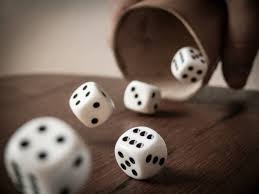
#> input picture Computer vision/lista 2/a.jfif, 259 x 194 px
$ python lista-2.py
#> lines starting #> are read from the running program, lines starting #| are printed output that depends on the picture; after the words box and inside, x2 and y2 are one past the last pixel; in counts of white or black regions, pixels touching at a corner belong together
import numpy as np
import cv2
from PIL import Image
from pathlib import Path
import matplotlib.pyplot as plt
from matplotlib.widgets import Slider


BASE_DIR = Path(__file__).resolve().parent
path = BASE_DIR / "a.jfif"

def load_image(path):
	img = Image.open(path)
#> img is the input picture: PIL image 259x194 RGB; mean R, G, B 106.3, 90.6, 80.8
	img_rgb = img.convert('RGB') # konwersja do RGB
	return img_rgb

rgb = load_image(path)


# =============================================================================================================================================================


def canny(img):
    initial_low = 50
    initial_high = 150
    array = np.array(img.convert('L')) 	# zamiana na macierz, i zamiana na skalę szarości
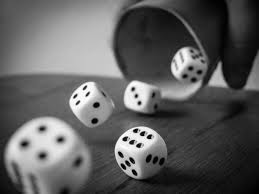
#> array: shape (194, 259); min 0, max 255, mean 94.2
    edges = cv2.Canny(array, initial_low, initial_high, L2gradient=True)
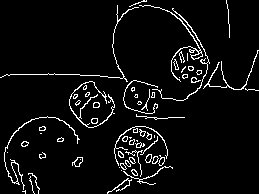
#> edges: shape (194, 259); 5.4% white in thin lines or dots

    # wizualizacja
    fig, ax = plt.subplots(figsize=(10, 8))
    plt.subplots_adjust(left=0.1, bottom=0.25)
    img_plot = ax.imshow(edges, cmap='gray')
    ax.set_title('Canny')
    ax.axis('off')

    # Suwaki
    ax_low = plt.axes([0.1, 0.1, 0.8, 0.03])
    ax_high = plt.axes([0.1, 0.15, 0.8, 0.03])
    slider_low = Slider(ax=ax_low, label='Low', valmin=0, valmax=255, valinit=initial_low)
    slider_high = Slider(ax=ax_high, label='High', valmin=0, valmax=255, valinit=initial_high)


    def update(val):
        low = slider_low.val
        high = slider_high.val
        new_edges = cv2.Canny(array, int(low), int(high))
        img_plot.set_data(new_edges)
        fig.canvas.draw_idle()

    slider_low.on_changed(update)
    slider_high.on_changed(update)

    plt.show()
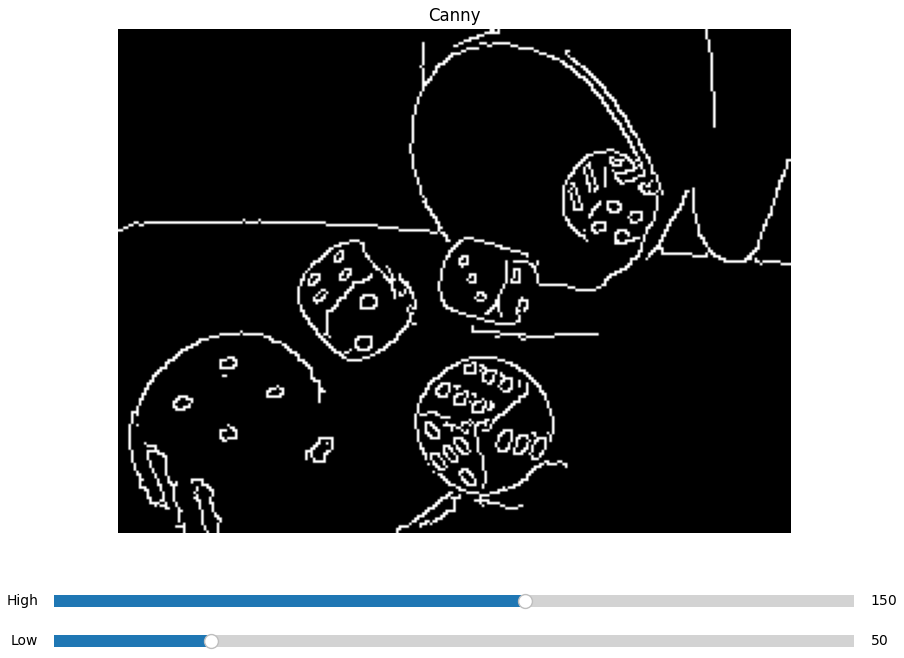
#> figure drawn by matplotlib, 3 panels
canny(rgb)

'''
Wnioski:
1. Kiedy high jest wysokie a low niskie, tylko najostrzejsze krawędzie są wykrywane,
bo przez niski próg low dużo pixeli jest klasyfikowanych jako słabe krawędzie dzięki czemu krawędzie są wydłużone i się nie przerywają

2. Dla niskich wartości low i high bardzo dużo pixeli jest wykrywanych jako krawędzie, nawet najmniejsze zmiany w jasności są widoczne

3. Gdy obie wartości są wysokie, widać jedynie te najmocniejsze krawędzie ale przez niewielkie okno dla słabych krawędzi, są one przerywane
'''


# =============================================================================================================================================================


def Prog(img):

    array = np.array(img)
    gray_img = cv2.cvtColor(array, cv2.COLOR_RGB2GRAY)
    initial_thresh = 127

    # wizualizacja
    fig, ax = plt.subplots(figsize=(10, 8)) # Ustawienie większego rozmiaru okna
    plt.subplots_adjust(left=0.1, bottom=0.25)

    _, thresh_img = cv2.threshold(gray_img, initial_thresh, 255, cv2.THRESH_BINARY)
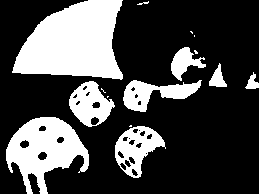
#> thresh_img: shape (194, 259); 28.8% white; 15 white regions (6 under 20 px), largest, box (x1, y1, x2, y2) and area: (12, 0, 123, 80) 6228, (6, 117, 89, 194) 3516, (115, 126, 166, 178) 1324
    img_plot = ax.imshow(thresh_img, cmap='gray')
    ax.set_title('Progowanie')
    ax.axis('off')

    # suwak
    ax_thresh = plt.axes([0.1, 0.1, 0.8, 0.03])
    slider_thresh = Slider(ax=ax_thresh, label='Threshold', valmin=0, valmax=255, valinit=initial_thresh)

    def update(val):
        thresh_val = slider_thresh.val
        _, new_thresh_img = cv2.threshold(gray_img, thresh_val, 255, cv2.THRESH_BINARY)
        img_plot.set_data(new_thresh_img)
        fig.canvas.draw_idle()
    slider_thresh.on_changed(update)
    plt.show()
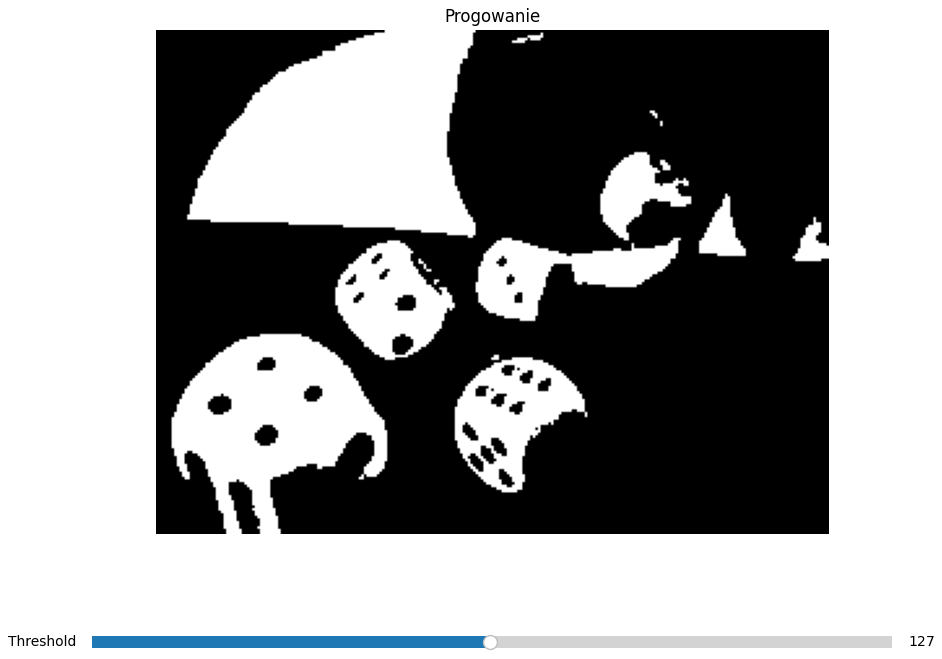
#> figure drawn by matplotlib, 2 panels
Prog(rgb)

'''
1. Dla wysokiego progu coraz mniej pixeli przechodzi przez próg i nie kwalifikuje na kolor biały więc większość obrazu jest czarna
2. Dla niskiego progu coraz więcej pixeli jest powyżej progu więc obraz posiada więcej białych obszarów
'''


# =============================================================================================================================================================


def gauss(img):
    array = np.array(img)
    initial_kernel = 5

    # Wizualizacja
    fig, ax = plt.subplots(figsize=(10, 8))
    plt.subplots_adjust(left=0.1, bottom=0.25)

    blurred_img = cv2.GaussianBlur(array, (initial_kernel, initial_kernel), 0)
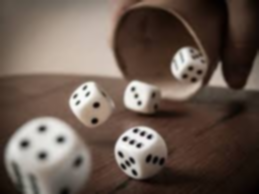
#> blurred_img: shape (194, 259, 3); mean R, G, B 106.3, 90.6, 80.8
    img_plot = ax.imshow(blurred_img)
    ax.set_title('Rozmycie Gaussa')
    ax.axis('off')

    # Suwak
    ax_kernel = plt.axes([0.1, 0.1, 0.8, 0.03])
    slider_kernel = Slider(ax=ax_kernel, label='Kernel', valmin=1, valmax=51, valstep=2, valinit=initial_kernel)   # step 2 bo kernel musi być nieparzysty

    def update(val):
        kernel = int(slider_kernel.val)
        new_blurred_img = cv2.GaussianBlur(array, (kernel, kernel), 0)
        img_plot.set_data(new_blurred_img)
        fig.canvas.draw_idle()
    slider_kernel.on_changed(update)
    plt.show()
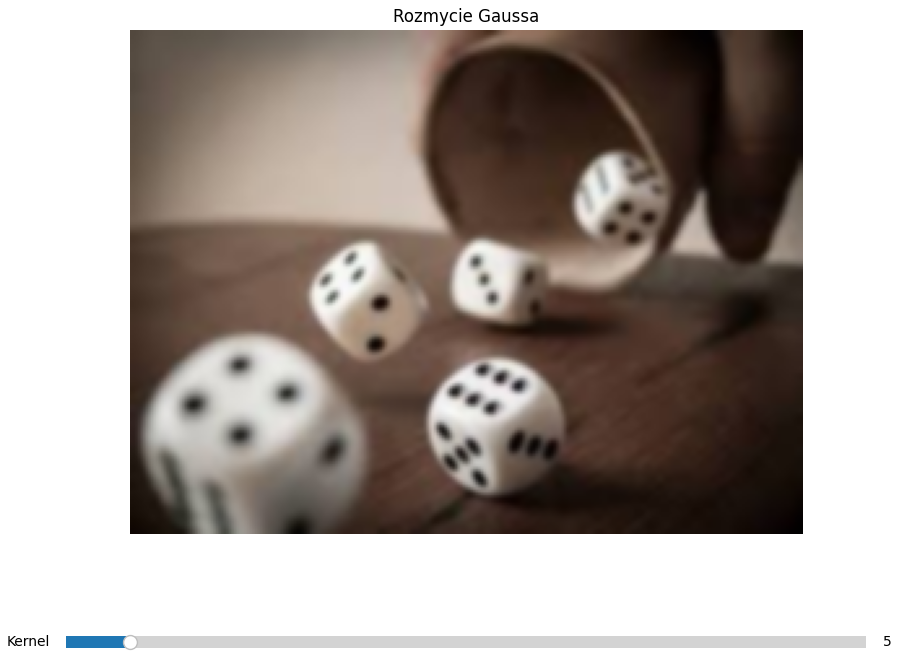
#> figure drawn by matplotlib, 2 panels
gauss(rgb)

'''
Im większy kernel, tym obraz jest bardziej rozmazany, ponieważ pixele o większej wartości rozmazują szerszy obszar.
'''
